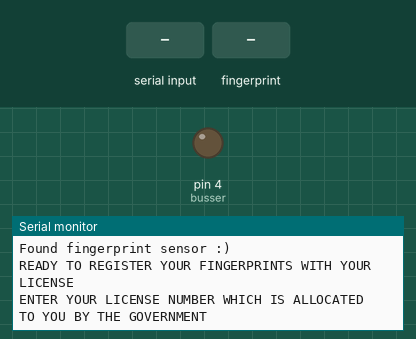
This sketch was run on a simulated Arduino Uno, built with avr-gcc and run on an emulated ATmega328P. Parts: output pins drawn as LEDs (lit = HIGH), the last lines printed to the serial monitor. The inputs (shaded band) are chosen by the test bench.

Above: at 2.3 s.
2.4 s: "90,45\n" received over Serial
At 3.1 s:
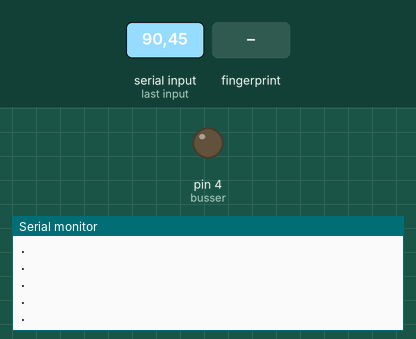
3.9 s: finger stored as number 1 placed on the sensor
At 5.6 s:
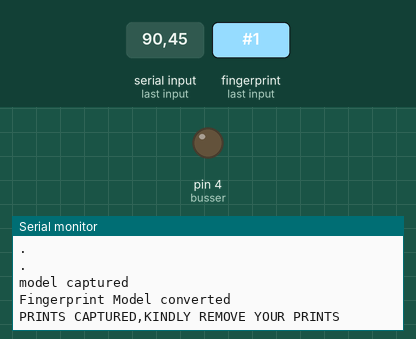

Measured:
- after the input at 2.4 s, the serial monitor: prints a new line at once (image 1)
- after the input at 3.9 s, the serial monitor: prints a new line at once (image 2)

The sketch:

ENROLLING_PROCESS.ino
```cpp
#include <Adafruit_Fingerprint.h>
#include <SoftwareSerial.h>
const int busser=4;
SoftwareSerial mySerial(2, 3);
Adafruit_Fingerprint finger = Adafruit_Fingerprint(&mySerial);
uint8_t id;
void setup()
{
pinMode(busser,OUTPUT);
Serial.begin(9600);
while (!Serial);
delay(100);
Serial.println("\n\n***************LICENSE REGISTRATION***************");
finger.begin(57600);if (finger.verifyPassword()) {
Serial.println("Found fingerprint sensor :)");
} else {
Serial.println("sorry we can't find fingerprint sensor :(");
while (1) { delay(1); }
}
}
uint8_t readnumber(void) {
uint8_t num = 0;
while (num == 0) {
while (! Serial.available());
num = Serial.parseInt();
}
return num;
}
void loop()
{
Serial.println("READY TO REGISTER YOUR FINGERPRINTS WITH YOUR LICENSE");
Serial.println("ENTER YOUR LICENSE NUMBER WHICH IS ALLOCATED TO YOU BY THE GOVERNMENT");
id = readnumber();
if (id == 0) {
return;
}
Serial.print("***************** Enrolling you *****************");
Serial.println(id);
while (!  getFingerprintEnroll() );
}
uint8_t getFingerprintEnroll() {
int p = -1;
Serial.print("KEEP YOUR PRINTS ON THE SCANNER FOR THE ID - "); Serial.println(id);
while (p != FINGERPRINT_OK) {
p = finger.getImage();
switch (p) {
case FINGERPRINT_OK:
Serial.println("model captured");
break;
case FINGERPRINT_NOFINGER:
Serial.println(".");
break;
case FINGERPRINT_PACKETRECIEVEERR:
Serial.println("Network error");
break;
case FINGERPRINT_IMAGEFAIL:
Serial.println("Image sensing error,try again");
break;
default:
Serial.println("Unexpectedly error had occured please try again");
break;
}
}
p = finger.image2Tz(1);
switch (p) {
    case FINGERPRINT_OK:
      Serial.println("Fingerprint Model converted");
      break;
    case FINGERPRINT_IMAGEMESS:
      Serial.println(" too messy,please try again");
      return p;
    case FINGERPRINT_PACKETRECIEVEERR:
      Serial.println("Network error");
      return p;
    case FINGERPRINT_FEATUREFAIL:
      Serial.println("Could not find fingerprint features");
      return p;
    case FINGERPRINT_INVALIDIMAGE:
      Serial.println("Could not find fingerprint Image features");
      return p;
    default:
      Serial.println("Unexpectedly error had occurred,please try again");
      return p;
  }
  Serial.println("PRINTS CAPTURED,KINDLY REMOVE YOUR PRINTS");
  delay(2000);
  p = 0;
  while (p != FINGERPRINT_NOFINGER) {
    p = finger.getImage();
  }
  Serial.print("ID "); Serial.println(id);
  p = -1;
  Serial.println("PLACE THE SAME FINGER AGAIN");
  while (p != FINGERPRINT_OK) {
    p = finger.getImage();
    switch (p) {
    case FINGERPRINT_OK:
      Serial.println("Image taken");
      break;
    case FINGERPRINT_NOFINGER:
      Serial.print(".");
      break;
    case FINGERPRINT_PACKETRECIEVEERR:
      Serial.println("Network error");
      break;
    case FINGERPRINT_IMAGEFAIL:
      Serial.println("Imaging error");
      break;
    default:
      Serial.println("Unknown error");
      break;
    }
  }
p = finger.image2Tz(2);
  switch (p) {
    case FINGERPRINT_OK:
      Serial.println("Image converted");
      break;
    case FINGERPRINT_IMAGEMESS:
      Serial.println("Image too messy");
      return p;
    case FINGERPRINT_PACKETRECIEVEERR:
      Serial.println("Network error");
      return p;
    case FINGERPRINT_FEATUREFAIL:
      Serial.println("Could not find fingerprint features");
      return p;
    case FINGERPRINT_INVALIDIMAGE:
      Serial.println("image features missing");
      return p;
    default:
      Serial.println("Unexpectedly error had occurred");
      return p;
  }


  Serial.print("CREATING MODEL FOR ID -  #");  Serial.println(id);

  p = finger.createModel();
  if (p == FINGERPRINT_OK) {
    Serial.println("Prints matched!");
  } else if (p == FINGERPRINT_PACKETRECIEVEERR) {
    Serial.println("Network error");
    return p;
  } else if (p == FINGERPRINT_ENROLLMISMATCH) {
    Serial.println("Fingerprints did not match");
    return p;
  } else {
    Serial.println("Unknown error");
    return p;
  }

  Serial.print("ID "); Serial.println(id);
  p = finger.storeModel(id);
  if (p == FINGERPRINT_OK) {
    Serial.println("STORED ! .. READY TO DRIVE");
    digitalWrite(busser,HIGH);
  delay(1000);
  digitalWrite(busser,LOW);
  } else if (p == FINGERPRINT_PACKETRECIEVEERR) {
    Serial.println("Communication error");
    return p;
  } else if (p == FINGERPRINT_BADLOCATION) {
    Serial.println("Could not store in that location");
    return p;
  } else if (p == FINGERPRINT_FLASHERR) {
    Serial.println("Error writing to flash");
    return p;
  } else {
    Serial.println("Unknown error");
    return p;
  }
}
```
